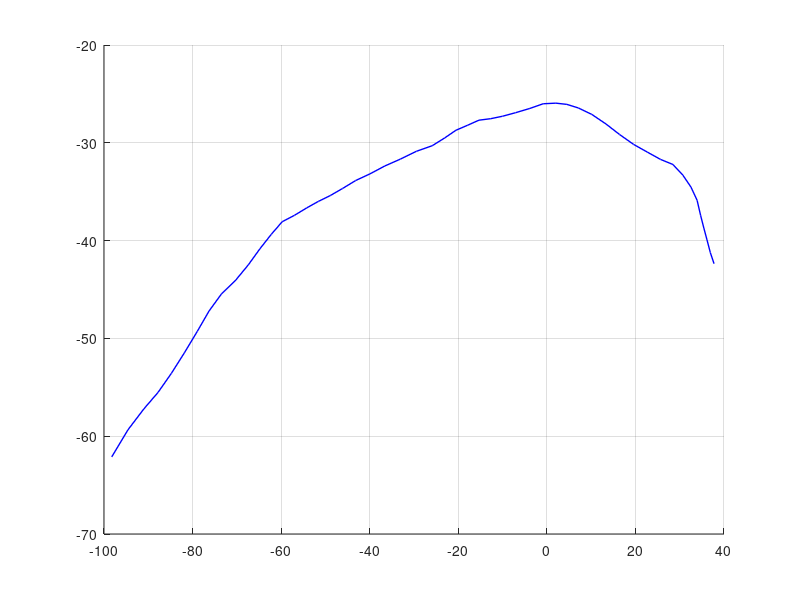

Recreate this plot in MATLAB. (Note: this script raises an error after producing the figure.)
close all
clear
% clc
dbstop if error

rng('default')

plot_enable = true;

%% Parameters of multi-object dynamic model

%choose a scenario
%scenario 1: targets are born from four seperated locations and move
%randomly
%scenario 2: ten targets are born from seperated locations; they first move
%close to each other and then seperate
scenario = 1;

%survival probability
Ps = 0.99;

%Target kinematic state [x-position,y-position,x-velocity,y-velocity]
%Target extent state [orientation,semi-axis length 1,semi-axis length 2]

%Parameters of a nearly constant velocity motion model
%kinematic state dimension
dxr = 4;
%time interval
Ts = 1;
%transition matrix for kinematic state
Ar = [1 0 Ts 0;
    0 1 0 Ts;
    0 0 1 0;
    0 0 0 1];
%process noise
q = 0.09;
%process noise covariance matrix for kinematic state
Cwr = q*[Ts^3/3 0      Ts^2/2 0;
    0      Ts^3/3 0      Ts^2/2;
    Ts^2/2 0      Ts     0;
    0      Ts^2/2 0      Ts];
%measurement rate parameter used for prediction of gamma distribution
eta = 1.2;
%forgetting factor used for prediction of inverse-Wishart distribution
tau = 20;

%struct representation
motionmodel.Ps = Ps;
motionmodel.Ts = Ts;
motionmodel.dxr = dxr;
motionmodel.Ar = Ar;
motionmodel.Cwr = Cwr;
motionmodel.eta = eta;
motionmodel.tau = tau;

if scenario == 1
    %Poisson birth model with Gaussian mixture intensity
    %number of Gaussian components
    b_nG = 4;
    %Poisson intensity
    birthmodel = repmat(struct('w',log(0.25),'xr',[],'Cr',diag([10 10 2 2])^2,...
        'V',[],'v',100,'alpha',1000,'beta',100),b_nG,1);
    %specify kinematic state (x-position,y-position,x-velocity,y_velocity)
    birthmodel(1).xr = [50 50 0 0]';
    birthmodel(2).xr = [-50 50 0 0]';
    birthmodel(3).xr = [-50 -50 0 0]';
    birthmodel(4).xr = [50 -50 0 0]';
    %specify extent state (orientation,two axis lengths)
    birthmodel(1).V = (100+6)*diag([1 1])^2;
    birthmodel(2).V = (100+6)*diag([1 1])^2;
    birthmodel(3).V = (100+6)*diag([1 1])^2;
    birthmodel(4).V = (100+6)*diag([1 1])^2;
    %Poisson birth rate
    b_lambda = sum(exp([birthmodel.w]));
elseif scenario == 2
    birthmodel = struct('w',log(0.25),'xr',[-100,-100,0,0]','Cr',diag([100 100 4 4])^2,...
        'V',(100+6)*diag([1 1]),'v',100,'alpha',1000,'beta',100);
end

%% Parameters of multi-object measurement model

if scenario == 1
    %detection probability
    Pd = 0.9;
    %Poisson clutter rate
    c_lambda = 60;
elseif scenario == 2
    Pd = 0.3;
    c_lambda = 100;
end

%surveillance area
range_x = [-200 200];
range_y = [-200 200];
%uniform distributed clutter density
c_pdf = 1/(range_x(2)-range_x(1))/(range_y(2)-range_y(1));
%Poisson clutter intensity
c_intensity = c_lambda*c_pdf;

%Parameters of a linear Gaussian measurement model
%measurement dimension
dz = 2;
%observation matrix
H = [1 0 0 0;
    0 1 0 0];
%covariance of the multiplicative noise
Ch = diag([1/4 1/4]);
%covariance of the measurement noise
Cv = diag([1/8 1/8]);

%struct representation
measmodel.dz = dz;
measmodel.H = H;
measmodel.Ch = Ch;
measmodel.Cv= Cv;
measmodel.Pd = Pd;
measmodel.c_intensity = c_intensity;

%% Generating ground truth

if scenario == 1
    %total time steps
    T = 100;
    
    %create memory to store ground truth
    %birth time, death time, target state
    gt = struct('x_bt',[],'x_dt',[],'x_lambda',[],'xr',[],'X',[]);
    
    %number of targets
    nt = 0;
    for i = 1:T-1
        %sample the number of newborn targets
        nb = poissrnd(b_lambda);
        %for the first time step, make sure that at least one target is born
        if i == 1 && nb == 0
            nb = 1;
        end
        for j = 1:nb
            %number of targets increases by 1
            nt = nt + 1;
            %sample a Gaussian component in the Poisson birth intensity
            b_idx = find(rand < cumsum([0 exp([birthmodel.w])]/b_lambda),1) - 1;
            %sample an initial target state
            gt(nt).x_bt = i;
            gt(nt).x_dt = i;
            %assume fixed Poisson rate
            gt(nt).x_lambda = gamrnd(birthmodel(b_idx).alpha,1/birthmodel(b_idx).beta);
            gt(nt).xr = mvnrnd(birthmodel(b_idx).xr',birthmodel(b_idx).Cr)';
            gt(nt).X = iwishrnd(birthmodel(b_idx).V,birthmodel(b_idx).v-3);
        end
        %generate target trajectory for all the newborn targets
        for j = 1:nt
            %termintate the trajectory if the target dies or moves out of the
            %surveillance area
            %also assumes that no target dies if there is only one
            if (rand < Ps || nt==1) && gt(j).xr(1,end) >= range_x(1) ...
                    && gt(j).xr(1,end) <= range_x(2) ...
                    && gt(j).xr(2,end) >= range_y(1) ...
                    && gt(j).xr(2,end) <= range_y(2) && gt(j).x_dt == i
                gt(j).x_dt = i+1;
                gt(j).x_lambda = [gt(j).x_lambda gt(j).x_lambda(end)];
                %add motion noise when generating trajectory
                gt(j).xr = [gt(j).xr mvnrnd((Ar*gt(j).xr(:,end))',Cwr)'];
                gt(j).X = cat(3,gt(j).X,gt(j).X(:,:,end));
            end
        end
    end
elseif scenario == 2
    %trajectories are generated by propagating targets forward and backward
    %from six closely spaced targets states at the mid of the scene at half
    %time
    
    %total time steps
    T = 101;
    
    %number of targets
    nt = 26;
    %specify birth time and death time
    birth_time = 1:2:51;%[1,6,11,16,21,26,31,36,41,46];
    death_time = 51:2:101;%[56,61,66,71,76,81,86,91,96,101];
    %construct trajectory
    for i = 1:nt
        gt(i).x_bt = birth_time(i);
        gt(i).x_dt = death_time(i);
        tra_len = death_time(i)-birth_time(i)+1;
        gt(i).x_lambda = gamrnd(birthmodel.alpha,1/birthmodel.beta)*ones(1,tra_len);
        gt(i).X = repmat(iwishrnd(birthmodel.V,birthmodel.v-3),[1,1,tra_len]);
        %specify target state at time 50
        gt(i).xr = zeros(dxr,tra_len);
        mid_time = 52-birth_time(i);
        gt(i).xr(:,mid_time) = diag([6,6,0,0])*randn(dxr,1) + [0;0;3;3];
        %propagate backward
        j_idx = flip(1:mid_time-1);
        for j = 1:mid_time-1
            gt(i).xr(:,j_idx(j)) = mvnrnd((Ar\gt(i).xr(:,j_idx(j)+1))',Cwr)';
        end
        %propagate forward
        for j = mid_time+1:tra_len
            gt(i).xr(:,j) = mvnrnd((Ar*gt(i).xr(:,j-1))',Cwr)';
        end
    end
    
end

%cardinality of multi-target states
card = zeros(T,1);
for i = 1:T
    for j = 1:nt
        if gt(j).x_bt <= i && gt(j).x_dt >= i
            card(i) = card(i) + 1;
        end
    end
end

%% Plot ground truth

if plot_enable
    figure
    grid on
    hold on
    for i = 1:nt
        %plot trajectory
        gt_ks_plot = plot(gt(i).xr(1,:),gt(i).xr(2,:),'b','linewidth',1);
        %plot extent for every 5 time steps
        for j = 1:4:(gt(i).x_dt - gt(i).x_bt + 1)
            gt_es_plot = plot_extent_iw(gt(i).xr(1:2,j),gt(i).X(:,:,j),'-','r',1);
        end
    end
    xlim(range_x)
    ylim(range_y)
    xlabel('x (m)')
    ylabel('y (m)')
    legend([gt_ks_plot, gt_es_plot], {'Target trajectory','Target extent'});

end

%% Generate measurements

Z = cell(T,1);
%target-generated measurements
for i = 1:nt
    for t = gt(i).x_bt:gt(i).x_dt
        %generate measurements only if the target is detected
        %no misdetection at time 1
        if rand < Pd || t == 1
            nz = poissrnd(gt(i).x_lambda(t-gt(i).x_bt+1));
            Z{t} = [Z{t} mvnrnd(gt(i).xr(1:2,t-gt(i).x_bt+1)',...
                Ch*gt(i).X(:,:,t-gt(i).x_bt+1)+Cv,nz)'];
        end
    end
end

%append clutter
for i = 1:T
    nz = poissrnd(c_lambda);
    zx = rand(nz,1)*(range_x(2)-range_x(1)) + range_x(1);
    zy = rand(nz,1)*(range_y(2)-range_y(1)) + range_y(1);
    Z{i} = [Z{i} [zx zy]'];
end

%% Run filter

%paramter setting

%gate size in probability
paras.gating.Pg = 0.999;
paras.gating.size = chi2inv(paras.gating.Pg,dz);
%hyperparameters in DBSCAN
paras.dbscan.max_dist = 5;
paras.dbscan.min_dist = 0.1;
paras.dbscan.grid_dist = 0.1;
%data association algorithm
%method 1: Murty's algorithm
%method 2: Gibbs sampling
paras.data_assoc = 1;
%number of iterations in Gibbs sampling
paras.gibbs = 100;

%whether to use multi-Bernoulli birth model (the default is ppp birth)
paras.mb_birth = false;

%pruning threshold for global hypotheses
paras.pruning.w = log(1e-2);
%pruning threshold for ppp intensity
paras.pruning.ppp = log(1e-3);
%merging threshold for ppp intensity
paras.merging.ppp = 2;
%cap of global hypotheses
paras.cap.w = 100;
%pruning threshold for Bernoulli
paras.pruning.r = 1e-3;
%whether to perform recycling
paras.recycle = true;
if paras.mb_birth
    paras.recycle = false;
end
if paras.recycle
    paras.pruning.r = 1e-1;
end

%whether to perform MB approximation
paras.mb_approx = false;
%M-best assignments in Murty
paras.M = 20;
%MB approximation methods
%method 1: track-oriented merging
%method 2: SJPDA type merging
%method 3: LP merging
paras.mb_merge = 1;

%two different ways to initiate new tracks
%1: initiate a new track for each measurement
%2: initiate a new track for each cluster (this one is only valid for
%track-oriented merging)
paras.new_track_init = 1;

%convergence threshold for variational approximation
paras.vb_threshold = 1e-2;

%estimator to extract multi-target state
%estimator 1: extract state from global hypothesis with the highest weight
%and Bernoulli components with large enough probability of existence
%estimator 2: MAP cardinality estimator
%threshold to extract state estimate from Bernoulli
paras.estimator = 2;
paras.estimate.r = 0.5;

%parameters of GOSPA metric
gospa.p = 1;
gospa.c = 20;
gospa.alpha = 2;

%initialisation parameters
if ~paras.mb_birth
    %global hypothesis weight in logarithm
    mbm.w = 0;
    %global hypothesis look-up table
    mbm.table = zeros(1,0);
    %local hypothesis trees (collections of single target hypotheses)
    mbm.track = cell(0,1);
    %each Bernoulli is parameterised by 1) existence probability r, 2) mean and
    %covariance of the kinematic state xr, Cr, 3) parameters of the
    %extent state V, v, 4) parameters of gamma distribution alpha, beta.
    %PPP for undetected targets, initialised using birth model
    ppp = birthmodel;
else
    %initial setting for multi-Bernoulli birth model
    mbm.w = 0;
    nb = length(birthmodel);
    mbm.table = ones(1,nb);
    mbm.track = cell(nb,1);
    for i = 1:nb
        mbm.track{i}.r = exp(birthmodel(i).w);
        mbm.track{i}.xr = birthmodel(i).xr;
        mbm.track{i}.Cr = birthmodel(i).Cr;
        mbm.track{i}.V = birthmodel(i).V;
        mbm.track{i}.v = birthmodel(i).v;
        mbm.track{i}.alpha = birthmodel(i).alpha;
        mbm.track{i}.beta = birthmodel(i).beta;
    end
end

%memory to store state estimate
est = cell(T,1);
card_est = zeros(T,1);
t_elapsed = zeros(T,1);
%recursive Bayesian estimation
fprintf('Time step: ')
for t = 1:T
    
    fprintf('%d ',t)
    tic
    
    %ellipsoidal gating for detected targets
    %use a boolean vector to store the gating result of each local
    %hypothesis
    gating_matrix_d = cellfun(@(x) cell2mat(arrayfun(@(x) ...
        ellips_gating(x,Z{t},measmodel,paras.gating.size),...
        x,'uniformoutput',false)),mbm.track,'uniformoutput',false);
    
    if ~paras.mb_birth
        %ellipsoidal gating for undetected targets
        %use a boolean vector to store the gating result of each component
        gating_matrix_u = cell2mat(arrayfun(@(x) ...
            ellips_gating(x,Z{t},measmodel,paras.gating.size),...
            ppp,'uniformoutput',false)');
    end
    
    %remove unused measurements according to the gating result
    %gating result of all targets
    %number of tracks
    n_track = length(mbm.track);
    if paras.mb_birth
        gating = logical(sum(cell2mat(gating_matrix_d'),2));
    else
        if n_track > 0
            gating = logical(sum(gating_matrix_u,2) + ...
                sum(cell2mat(gating_matrix_d'),2));
        else
            gating = logical(sum(gating_matrix_u,2));
        end
    end
    
    %used measurements
    W = Z{t}(:,gating);
    %number of measurements after gating
    nm = size(W,2);
    
    %reconstruct gating matrix
    gating_matrix_d = ...
        cellfun(@(x) x(gating,:),gating_matrix_d,'uniformoutput',false);
    if ~paras.mb_birth
        gating_matrix_u = gating_matrix_u(gating,:);
    end
    %use DBSCAN to obtain multiple partitions
    partitions = gen_partitions(W,paras.dbscan,n_track);
    %number of partitions
    np = length(partitions);
    
    %find all the unique clusters in all measurement partitions
    [clusters,IA,IC] = unique(cell2mat(partitions')','rows');
    clusters = clusters';
    n_clusters = length(IA);
    %reconstruct partitions to let it contain indices of clusters
    nc_p = cellfun(@(x) size(x,2),partitions);
    partitions_indices = cell(np,1);
    idx = 0;
    for i = 1:np
        partitions_indices{i} = IC(idx+1:idx+nc_p(i));
        idx = idx + nc_p(i);
    end
    
    bern_new = repmat(struct('r',0,'xr',zeros(dxr,1),'Cr',ones(dxr,dxr),...
        'V',zeros(2,2),'v',0,'alpha',1,'beta',1),1,n_clusters);
    lik_new = zeros(n_clusters,1);
    if paras.mb_birth
        for c = 1:n_clusters
            lik_new(c) = sum(clusters(:,c))*log(measmodel.c_intensity);
        end
    else
        for c = 1:n_clusters
            %check if the cth cluster is in the gate of any ppp components
            ppp_idx = sum(gating_matrix_u-clusters(:,c)<0) == 0;
            if any(ppp_idx)
                [lik_new(c),bern_new(c)] = ...
                    ppp_upd(ppp(ppp_idx),W(:,clusters(:,c)),measmodel);
            else
                %if not, they are all clutter
                lik_new(c) = sum(clusters(:,c))*log(measmodel.c_intensity);
            end
        end
    end
    
    %create updated single target hypotheses for detected targets
    %number of single target hypotheses per track
    n_local_hypo = cellfun('length',mbm.track);
    tracks_upd = cell(n_track,1);
    for i = 1:n_track
        tracks_upd{i} = cell(n_local_hypo(i),1);
        for j = 1:n_local_hypo(i)
            %misdetection for the jth single target hypothesis under the
            %ith local hypothesis tree
            [l_missed,bern_missed] = bern_miss(mbm.track{i}(j),measmodel);
            tracks_upd{i}{j}.c = 0;
            tracks_upd{i}{j}.lik = l_missed;
            tracks_upd{i}{j}.bern = bern_missed;
            %measurement update for the jth single target hypothesis under
            %the ith local hypothesis tree
            for c = 1:n_clusters
                %check if the cth cluster is in the gate of the
                %corresponding single target hypothesis
                if sum(gating_matrix_d{i}(:,j)-clusters(:,c)<0) == 0
                    [l_upd,bern_updated] = ...
                        bern_upd(mbm.track{i}(j),W(:,clusters(:,c)),measmodel);
                    tracks_upd{i}{j}.c(end+1) = c;
                    tracks_upd{i}{j}.lik(end+1) = l_upd;
                    tracks_upd{i}{j}.bern(end+1) = bern_updated;
                end
            end
        end
    end
    
    if (paras.new_track_init == 2) && paras.mb_approx || paras.mb_birth
        tracks_new = cell(n_clusters,1);
        for c = 1:n_clusters
            tracks_new{c}.c = [0 c];
            tracks_new{c}.lik = [0 lik_new(c)];
            tracks_new{c}.bern = struct('r',0,'xr',zeros(dxr,1),'Cr',...
                ones(dxr,dxr),'V',zeros(2,2),'v',0,'alpha',1,'beta',1);
            tracks_new{c}.bern = [tracks_new{c}.bern bern_new(c)];
        end
    else
        %create updated single target hypotheses for the first detection of
        %undetected targets
        tracks_new = cell(nm,1);
        for i = 1:nm
            %create single target hypothesis for non-existent target
            tracks_new{i}.c = 0;
            tracks_new{i}.lik = 0;
            tracks_new{i}.bern = struct('r',0,'xr',zeros(dxr,1),'Cr',...
                ones(dxr,dxr),'V',zeros(2,2),'v',0,'alpha',1,'beta',1);
        end
        for c = 1:n_clusters
            %create new single target hypothesis
            idx = find(clusters(:,c),1,'last');
            tracks_new{idx}.c = [tracks_new{idx}.c c];
            tracks_new{idx}.lik = [tracks_new{idx}.lik lik_new(c)];
            tracks_new{idx}.bern = [tracks_new{idx}.bern bern_new(c)];
        end
    end
    
    %reset m to the number of new tracks
    m = length(tracks_new);
    
    %update local hypothesis trees
    mbm_upd.track = cell(n_track+m,1);
    for i = 1:n_track
        idx = 0;
        for j = 1:length(tracks_upd{i})
            mbm_upd.track{i} = [mbm_upd.track{i} tracks_upd{i}{j}.bern];
            %use an extra variable to record the index of each new single
            %target hypothesis in local hypothesis tree i
            n_ij = length(tracks_upd{i}{j}.c);
            tracks_upd{i}{j}.idx = (1:n_ij) + idx;
            idx = idx + n_ij;
        end
    end
    for i = 1:m
        mbm_upd.track{n_track+i,1} = tracks_new{i}.bern;
    end
    
    %data association for each global association hypothesis
    mbm_upd.w = [];
    mbm_upd.table = zeros(0,n_track+m);
    A = length(mbm.w);
    for a = 1:A
        a_indices = mbm.table(a,:);
        costs_temp = 0;
        for j = 1:n_track
            if a_indices(j) > 0
                single_hypo = tracks_upd{j}{a_indices(j)};
                costs_temp = costs_temp + single_hypo.lik(1);
            end
        end
        %if there is no measurement partition, all the targets are
        %misdetected
        if n_clusters==0
            table_upd = zeros(1,n_track+m);
            w_upd = 0;
            for j = 1:n_track
                if a_indices(j) > 0
                    table_upd(1,j) = tracks_upd{j}{a_indices(j)}.idx(1);
                    w_upd = w_upd + tracks_upd{j}{a_indices(j)}.lik(1);
                end
            end
            for j = n_track+1:n_track+m
                table_upd(1,j) = 1;
            end
            mbm_upd.w = [mbm_upd.w;w_upd + mbm.w(a)];
            mbm_upd.table = [mbm_upd.table;table_upd];
        end
        %go through each measurement partition
        for p = 1:np
            %find all the clusters under this partition
            p_idx = partitions_indices{p};
            %number of clusters under this partition
            p_n = length(p_idx);
            %construct cost matrix
            C = inf(p_n,n_track+m);
            for j = 1:n_track
                if a_indices(j) > 0
                    single_hypo = tracks_upd{j}{a_indices(j)};
                    %set cost for detected targets
                    [LIA,LOCB] = ismember(single_hypo.c,p_idx);
                    C(LOCB(LOCB>0),j) = -single_hypo.lik(LIA)' + single_hypo.lik(1);
                end
            end
            %set cost for undetected targets
            for j = n_track+1:n_track+m
                single_hypo = tracks_new{j-n_track};
                [LIA,LOCB] = ismember(single_hypo.c,p_idx);
                C(LOCB(LOCB>0),j) = -single_hypo.lik(LIA)';
            end
            
            %find columns of C that contain finite entries
            idx = find(sum(isfinite(C),1) > 0);
            C = C(:,idx);
            if paras.data_assoc == 1
                %find M-best assignments using Murty's algorithm
                [assignments,~,costs] = kBest2DAssign(C,ceil(paras.M*exp(mbm.w(a))));
                assignments = assignments';
                costs = costs';
            elseif paras.data_assoc == 2
                %find M-best assignments using Gibbs sampling
                [assignments,costs] = assign2DByGibbs(C,...
                    paras.gibbs,paras.M);
            end
            %number of assignments
            n_a = size(assignments,1);
            %restore track indices
            for i = 1:n_a
                assignments(i,:) = idx(assignments(i,:));
            end
            
            table_upd = zeros(n_a,n_track+m);
            %update the glocal hypothesis look-up table and weight
            for i = 1:n_a
                %go through each association in a given assignment
                for j = 1:p_n
                    %check if detected targets or undetected targets
                    assoc = assignments(i,j);
                    if assoc <= n_track
                        %find the index of the corresponding cluster
                        table_upd(i,assoc) = tracks_upd{assoc}...
                            {a_indices(assoc)}.idx(tracks_upd{assoc}...
                            {a_indices(assoc)}.c == p_idx(j));
                    else
                        %find the index of the corresponding cluster
                        table_upd(i,assoc) = ...
                            find(tracks_new{assoc-n_track}.c == p_idx(j),1);
                    end
                end
                %go through each unassociated track
                unassign = true(n_track+m,1);
                unassign(assignments(i,:)) = false;
                unassign = find(unassign);
                for j = 1:length(unassign)
                    if unassign(j) <= n_track
                        temp = a_indices(unassign(j));
                        if temp > 0
                            table_upd(i,unassign(j)) = ...
                                tracks_upd{unassign(j)}{temp}.idx(1);
                        else
                            table_upd(i,unassign(j)) = 0;
                        end
                    else
                        table_upd(i,unassign(j)) = 1;
                    end
                end
            end
            
            %when computing the global hypothesis weight, assume that each
            %measurement partition is equal likely, i.e., uniform
            %distributed
            mbm_upd.w = [mbm_upd.w;-costs'+costs_temp+mbm.w(a)];
            mbm_upd.table = [mbm_upd.table;table_upd];
        end
    end
    
    %normalise global hypothesis weight
    mbm_upd.w = normalizeLogWeights(mbm_upd.w);
    %prune updated global hypotheses with small weights
    [mbm_upd_w,order] = sort(exp(mbm_upd.w),'descend');
    pos = find(cumsum(mbm_upd_w)>=1-exp(paras.pruning.w),1);
    mbm_upd.w = mbm_upd.w(order(1:pos));
    mbm_upd.table = mbm_upd.table(order(1:pos),:);
    mbm_upd.w = normalizeLogWeights(mbm_upd.w);
    if ~paras.mb_approx
        %cap the number of global hypotheses
        if length(mbm_upd.w) > paras.cap.w
            [~,idx] = sort(mbm_upd.w,'descend');
            mbm_upd.w = mbm_upd.w(idx(1:paras.cap.w));
            mbm_upd.w = normalizeLogWeights(mbm_upd.w);
            mbm_upd.table = mbm_upd.table(idx(1:paras.cap.w),:);
        end
    end
    
    %remove single target hypotheses with small probability of existence
    for i = 1:length(mbm_upd.track)
        if paras.mb_birth
            idx = find(([mbm_upd.track{i}.r] < paras.pruning.r) | ...
                ([mbm_upd.track{i}.alpha]./[mbm_upd.track{i}.beta] < 1) | ...
                ([mbm_upd.track{i}.v] < 7));
        else
            idx = find(([mbm_upd.track{i}.r] < exp(paras.pruning.ppp)) | ...
                ([mbm_upd.track{i}.alpha]./[mbm_upd.track{i}.beta] < 1) | ...
                ([mbm_upd.track{i}.v] < 7));
        end
        for j = 1:length(idx)
            mbm_upd.table(mbm_upd.table(:,i) == idx(j),i) = 0;
        end
        %re-index
        idx_0 = mbm_upd.table(:,i) > 0;
        [idx,~,temp] = unique(mbm_upd.table(idx_0,i));
        mbm_upd.table(idx_0,i) = temp;
        mbm_upd.track{i} = mbm_upd.track{i}(idx);
    end
    %remove empty track
    idx = ~cellfun('isempty',mbm_upd.track);
    mbm_upd.track = mbm_upd.track(idx);
    mbm_upd.table = mbm_upd.table(:,idx);
    if isempty(mbm_upd.table)
        mbm_upd.table = zeros(1,0);
        mbm_upd.track = cell(0,1);
        mbm_upd.w = 0;
    end
    
    %merge rows of global hypothesis look-up table that are the same
    if length(mbm_upd.w) > 1
        [mbm_upd.table,~,IC] = unique(mbm_upd.table,'rows');
        n_a = size(mbm_upd.table,1);
        temp = zeros(n_a,1);
        for i = 1:n_a
            [~,temp(i)] = normalizeLogWeights(mbm_upd.w(IC==i));
        end
        mbm_upd.w = temp;
    end
    
    %misdetection update of ppp
    if ~paras.mb_birth
        ppp = ppp_miss(ppp,measmodel);
    end
    
    %number of global hypotheses and tracks
    n_mb = size(mbm_upd.table,1);
    
    %%%%%%%%%%%%%%%%%%%%%%%%%%%%%%%%%%%%%%%%%%%%%%%%%%%%%%%%%%%%%%%%%%%%%%%
    if paras.mb_approx && n_mb > 1
        %find tracks with only one single target hypothesis being included
        %in any of the global hypotheses
        idx = sum(mbm_upd.table - 1,1) ~= 0;
        mbm_upd.track = [mbm_upd.track(idx);mbm_upd.track(~idx)];
        mbm_upd.table = [mbm_upd.table(:,idx) mbm_upd.table(:,~idx)];
        
        %track-oriented merging
        %number of tracks with conflicts
        n_track_t = length(idx);
        for i = 1:n_track_t
            %compute marginal probability that the single target hypothesis
            %in track i is included in the global hypothesis
            c = unique(mbm_upd.table(:,i));
            c = c(c>0);
            lc = length(c);
            w_margin = zeros(lc,1);
            for j = 1:lc
                %find all the global hypotheses that contain this single
                %target hypothesis and compute the log sum of the weights
                [~,log_sum_w] = normalizeLogWeights(mbm_upd.w(mbm_upd.table(:,i)==c(j)));
                %also take into account the probability of existence
                w_margin(j) = log_sum_w + log(mbm_upd.track{i}(c(j)).r);
            end
            %perform moment matching
            [w_margin_n,log_sum_w] = normalizeLogWeights(w_margin);
            mb_approx(i).r = exp(log_sum_w);
            [mb_approx(i).xr,mb_approx(i).Cr] = ...
                kinematic_merge(mbm_upd.track{i},w_margin_n);
            [mb_approx(i).V,mb_approx(i).v] = ...
                extent_merge(mbm_upd.track{i},w_margin_n);
            [mb_approx(i).alpha,mb_approx(i).beta] = ...
                gamma_merge(mbm_upd.track{i},w_margin_n);
        end
        
        if paras.mb_merge == 1 || n_track_t < 2
            %track-oriented merging
            for i = 1:n_track_t
                mbm_upd.track{i} = mb_approx(i);
            end
        elseif paras.mb_merge == 2 && n_track_t > 1
            %initialized using the result of track-oriented merging
            %only need to consider track with more than one single target
            %hypothesis
            bern0 = struct('r',0,'xr',zeros(dxr,1),...
                'Cr',ones(dxr,dxr),'V',zeros(2,2),'v',0,...
                'alpha',1,'beta',1);
            mbm_hypo = repmat(bern0,[n_mb,n_track_t]);
            for i = 1:n_mb
                for j = 1:n_track_t
                    if mbm_upd.table(i,j) > 0
                        mbm_hypo(i,j) = mbm_upd.track{j}(mbm_upd.table(i,j));
                    end
                end
            end
            nh = cellfun('length',mbm_upd.track(1:n_track_t));
            
            %iterative optimization
            C_optimal = inf;
            mb_hat = mb_approx;
            while(1)
                Cmin = zeros(n_mb,1);
                assignment_mb = zeros(n_track_t,n_mb);
                
                Ch = cell(n_track_t,n_track_t);
                for k = 1:n_track_t
                    for i = 1:n_track_t
                        Cht = zeros(nh(i),1);
                        for j = 1:nh(i)
                            Cht(j) = bern_cross_entropy(mbm_upd.track{i}(j),mb_hat(k));
                        end
                        Ch{k,i} = Cht;
                    end
                end
                
                for i = 1:n_mb
                    %construct cost matrix with columns corresponding
                    %to Bernoullis components in the ith MB and rows
                    %corresponding to the approximated Bernoullis
                    C = zeros(n_track_t,n_track_t);
                    for j = 1:n_track_t
                        for k = 1:n_track_t
                            if mbm_upd.table(i,j) == 0
                                C(k,j) = bern_cross_entropy(bern0,mb_hat(k));
                            else
                                C(k,j) = Ch{k,j}(mbm_upd.table(i,j));
                            end
                        end
                    end
                    %find the optimal assignment, assignment_mb(j,i)
                    %means that the jth approximated Bernoulli should
                    %be merged using the assignment_mb(j,i)th Bernoulli
                    %in the ith MB
                    [assignment_mb(:,i),~,Cmin(i)] = assign2D(C);
                end
                %check the columns of assignment_mb, if they are all of
                %the form 1:n_b, then the iterative optimization
                %converges
                if ~any(assignment_mb - (1:n_track_t)')
                    break;
                else
                    C_hat = Cmin'*exp(mbm_upd.w);
                    if C_optimal-C_hat < paras.vb_threshold
                        break;
                    else
                        C_optimal = C_hat;
                    end
                end
                %if not converged, perform merging to construct new
                %mb_hat
                for j = 1:n_track_t
                    w_margin = zeros(n_mb,1);
                    bern = repmat(bern0,[1,n_mb]);
                    for i = 1:n_mb
                        w_margin(i) = mbm_upd.w(i) + ...
                            log(mbm_hypo(i,assignment_mb(j,i)).r);
                        bern(i) = mbm_hypo(i,assignment_mb(j,i));
                    end
                    [w_margin_n,log_sum_w] = normalizeLogWeights(w_margin);
                    %note that each MB may contain Bernoullis with zero
                    %probability of existence with unvalid pdf. The
                    %merging of these Bernoullis will of course be a
                    %Bernoulli with zero probability of existence
                    if isnan(w_margin_n)
                        mb_hat(j) = bern0;
                    else
                        mb_hat(j).r = exp(log_sum_w);
                        [mb_hat(j).xr,mb_hat(j).Cr] = kinematic_merge(bern,w_margin_n);
                        [mb_hat(j).V,mb_hat(j).v] = extent_merge(bern,w_margin_n);
                        [mb_hat(j).alpha,mb_hat(j).beta] = gamma_merge(bern,w_margin_n);
                    end
                end
            end
            for i = 1:n_track_t
                mbm_upd.track{i} = mb_hat(i);
            end
            
        elseif paras.mb_merge == 3 && n_track_t > 1
            %initialized using the result of track-oriented merging
            %only need to consider track with more than one single target
            %hypothesis
            bern0 = struct('r',0,'xr',zeros(dxr,1),...
                'Cr',ones(dxr,dxr),'V',zeros(2,2),'v',0,...
                'alpha',1,'beta',1);
            nh = cellfun('length',mbm_upd.track(1:n_track_t))+1;
            bern_h = [];
            for i = 1:n_track_t
                bern_h = [bern_h bern0];
                bern_h = [bern_h mbm_upd.track{i}];
            end
            
            n_H = sum(nh);
            %construct constraints
            qhj = zeros(n_H,n_track_t);
            idxi = 0;
            for i = 1:n_track_t
                for j = 1:nh(i)
                    qhj(j+idxi,i) = sum(exp(mbm_upd.w((mbm_upd.table(:,i) == j-1))));
                end
                idxi = idxi + nh(i);
            end
            idx = sum(qhj,2)>0;
            bern_h = bern_h(idx);
            n_H = length(bern_h);
            qhj = qhj(idx,:);
            qj = sum(qhj,1)';
            qh = sum(qhj,2);
            
            %iterative optimization
            C_optimal = inf;
            mb_hat = mb_approx;
            while(1)
                %construct cost matrix
                C = zeros(n_H,n_track_t);
                for i = 1:n_H
                    for j = 1:n_track_t
                        C(i,j) = bern_cross_entropy(bern_h(i),mb_hat(j));
                    end
                end
                %solve the transportation problem
                [C_hat,q_hat] = LP_transport(C,qh,qj);
                %if q_hat and qhj are very similar, then the iterative
                %optimization converges
                if sum(sum(abs(q_hat-qhj))) < 1e-6
                    break;
                end
                if C_optimal-C_hat < paras.vb_threshold
                    break;
                else
                    C_optimal = C_hat;
                end
                %if not converged, perform merging to construct new
                %mb_hat
                for i = 1:n_track_t
                    mb_hat(i).r = [bern_h.r]*q_hat(:,i);
                    if mb_hat(i).r > 0
                        w_margin_n = log([bern_h.r]'.*q_hat(:,i)/mb_hat(i).r);
                        [mb_hat(i).xr,mb_hat(i).Cr] = kinematic_merge(bern_h,w_margin_n);
                        [mb_hat(i).V,mb_hat(i).v] = extent_merge(bern_h,w_margin_n);
                        [mb_hat(i).alpha,mb_hat(i).beta] = gamma_merge(bern_h,w_margin_n);
                    else
                        mb_hat(i) = bern0;
                    end
                end
            end
            for i = 1:n_track_t
                mbm_upd.track{i} = mb_hat(i);
            end
        end
        mbm_upd.w = 0;
        mbm_upd.table = ones(1,n_track_t);
        
        %recycle tracks with small probability of existence
        idx_logical = (cellfun(@(x) x.r, mbm_upd.track) >= paras.pruning.r) & ...
            (cellfun(@(x) x.alpha, mbm_upd.track)./...
            cellfun(@(x) x.beta, mbm_upd.track) > 1) & ...
            (cellfun(@(x) x.v, mbm_upd.track) > 7);
        if paras.recycle && (~paras.mb_birth)
            idx = find(~idx_logical);
            for j = 1:length(idx)
                ppp(end+1,1).w = log(mbm_upd.track{idx(j)}.r);
                ppp(end,1).xr = mbm_upd.track{idx(j)}.xr;
                ppp(end,1).Cr = mbm_upd.track{idx(j)}.Cr;
                ppp(end,1).V = mbm_upd.track{idx(j)}.V;
                ppp(end,1).v = mbm_upd.track{idx(j)}.v;
                ppp(end,1).alpha = mbm_upd.track{idx(j)}.alpha;
                ppp(end,1).beta = mbm_upd.track{idx(j)}.beta;
            end
        end
        %delete these single target hypotheses
        mbm_upd.track = mbm_upd.track(idx_logical);
        mbm_upd.table = mbm_upd.table(idx_logical);
        if isempty(mbm_upd.table)
            mbm_upd.table = zeros(1,0);
            mbm_upd.track = cell(0,1);
            mbm_upd.w = 0;
        end
        
        %%%%%%%%%%%%%%%%%%%%%%%%%%%%%%%%%%%%%%%%%%%%%%%%%%%%%%%%%%%%%%%%%%%%%%%
    else
        %recycle single target hypotheses with small probability of existence
        for i = 1:length(mbm_upd.track)
            idx = find(([mbm_upd.track{i}.r] < paras.pruning.r) | ...
                ([mbm_upd.track{i}.alpha]./[mbm_upd.track{i}.beta] < 1) | ...
                ([mbm_upd.track{i}.v] < 7));
            %for each single target hypothesis to be recycled, find global
            %hypotheses that include it
            for j = 1:length(idx)
                temp = mbm_upd.table(:,i)==idx(j);
                mbm_upd.table(temp,i) = 0;
                if paras.recycle && (~paras.mb_birth)
                    [~,log_sum_w] = normalizeLogWeights(mbm_upd.w(temp));
                    ppp(end+1,1).w = log_sum_w+log(mbm_upd.track{i}(idx(j)).r);
                    ppp(end,1).xr = mbm_upd.track{i}(idx(j)).xr;
                    ppp(end,1).Cr = mbm_upd.track{i}(idx(j)).Cr;
                    ppp(end,1).V = mbm_upd.track{i}(idx(j)).V;
                    ppp(end,1).v = mbm_upd.track{i}(idx(j)).v;
                    ppp(end,1).alpha = mbm_upd.track{i}(idx(j)).alpha;
                    ppp(end,1).beta = mbm_upd.track{i}(idx(j)).beta;
                end
            end
            %delete these single target hypotheses
            %re-index
            idx_0 = mbm_upd.table(:,i) > 0;
            [idx,~,temp] = unique(mbm_upd.table(idx_0,i));
            mbm_upd.table(idx_0,i) = temp;
            mbm_upd.track{i} = mbm_upd.track{i}(idx);
        end
        %remove empty track
        idx = ~cellfun('isempty',mbm_upd.track);
        mbm_upd.track = mbm_upd.track(idx);
        mbm_upd.table = mbm_upd.table(:,idx);
        if isempty(mbm_upd.table)
            mbm_upd.table = zeros(1,0);
            mbm_upd.track = cell(0,1);
            mbm_upd.w = 0;
        end
        
        %merge rows of global hypothesis look-up table that are same
        if length(mbm_upd.w) > 1
            [mbm_upd.table,~,IC] = unique(mbm_upd.table,'rows');
            n_a = size(mbm_upd.table,1);
            temp = zeros(n_a,1);
            for i = 1:n_a
                [~,temp(i)] = normalizeLogWeights(mbm_upd.w(IC==i));
            end
            mbm_upd.w = temp;
        end
    end
    
    if ~paras.mb_birth
        %remove ppp components with small weights
        idx = ([ppp.w] > paras.pruning.ppp) & ([ppp.alpha]./[ppp.beta] > 1) & ([ppp.v] > 7);
        ppp = ppp(idx);
        if ~paras.mb_approx
            %merge similar ppp components
            ppp = mixtureReduction(ppp,paras.merging.ppp);
        end
    end
    
    %multi-target state estimation
    if paras.estimator == 1
        %find the global hypothesis with the highest weight
        [~,I] = max(mbm_upd.w);
        est{t}.xr = zeros(dxr,0);
        est{t}.X = zeros(2,2,0);
        if ~isempty(mbm_upd.table)
            hypo_best = mbm_upd.table(I,:);
            for i = 1:length(hypo_best)
                if mbm_upd.table(I,i) > 0
                    %extract state estimate from Bernoulli component with large
                    %enough probability of existence
                    if mbm_upd.track{i}(mbm_upd.table(I,i)).r > paras.estimate.r
                        card_est(t) = card_est(t) + 1;
                        est{t}.xr = [est{t}.xr mbm_upd.track{i}(mbm_upd.table(I,i)).xr];
                        est{t}.X = cat(3,est{t}.X,...
                            mbm_upd.track{i}(mbm_upd.table(I,i)).V...
                            /(mbm_upd.track{i}(mbm_upd.table(I,i)).v-6));
                    end
                end
            end
        end
        est{t}.card = size(est{t}.xr,2);
    elseif paras.estimator == 2
        %compute the cardinality distribution
        [n_a,n_track] = size(mbm_upd.table);
        card_dist = zeros(1,n_track+1);
        pcard = zeros(n_a,n_track+1);
        for i = 1:n_a
            r = [];
            for j = 1:n_track
                if mbm_upd.table(i,j) > 0
                    r = [r mbm_upd.track{j}(mbm_upd.table(i,j)).r];
                end
            end
            if ~isempty(r)
                %avoid numerical underflow
                r(r>1-1e-6) = 1-1e-6;
                pcard(i,1:length(r)+1) = prod(1-r)*poly(-r./(1-r));
            end
            card_dist = card_dist + pcard(i,:)*exp(mbm_upd.w(i));
        end
        %obtain the maximum cardinality
        [~,card_max] = max(card_dist);
        %find the global hypothesis with the highest weight and the same
        %MAP cardinality estimate
        [~,a_best] = max(pcard(:,card_max));
        r = zeros(n_track,1);
        xr = zeros(dxr,n_track);
        X = zeros(2,2,n_track);
        for i = 1:n_track
            if mbm_upd.table(a_best,i) > 0
                r(i) = mbm_upd.track{i}(mbm_upd.table(a_best,i)).r;
                xr(:,i) = mbm_upd.track{i}(mbm_upd.table(a_best,i)).xr;
                X(:,:,i) = mbm_upd.track{i}(mbm_upd.table(a_best,i)).V...
                    /(mbm_upd.track{i}(mbm_upd.table(a_best,i)).v-6);
            end
        end
        [~,I] = sort(r,'descend');
        card_est(t) = card_max-1;
        est{t}.xr = xr(:,I(1:card_max-1));
        est{t}.X = X(:,:,I(1:card_max-1));
        est{t}.card = sum(card_dist.*(0:length(card_dist)-1));
    end
    
    %prediction step
    %prediction for detected targets
    mbm.w = mbm_upd.w;
    mbm.table = mbm_upd.table;
    mbm.track = cellfun(@(x) arrayfun(@(x) ...
        bern_pred(x,motionmodel),x),mbm_upd.track,'uniformoutput',false);
    
    if paras.mb_birth
        %add multi-Bernoulli birth
        na = length(mbm.w);
        nt = length(mbm.track);
        mbm.table = [mbm.table ones(na,nb)];
        for i = 1:nb
            mbm.track{nt+i,1}.r = exp(birthmodel(i).w);
            mbm.track{nt+i,1}.xr = birthmodel(i).xr;
            mbm.track{nt+i,1}.Cr = birthmodel(i).Cr;
            mbm.track{nt+i,1}.V = birthmodel(i).V;
            mbm.track{nt+i,1}.v = birthmodel(i).v;
            mbm.track{nt+i,1}.alpha = birthmodel(i).alpha;
            mbm.track{nt+i,1}.beta = birthmodel(i).beta;
        end
    else
        %prediction for undetected targets
        ppp = ppp_pred(ppp,motionmodel,birthmodel);
    end
    
    t_elapsed(t) = toc;
end
fprintf('\n')

card_est = cellfun(@(x) x.card,est);
card_err = card_est - card;
%evaluate multi-target filtering performance using GOSPAs
d_gospa = zeros(T,1);
decomposed_cost = repmat(struct('localisation',[],'missed',[],'false',[]),T,1);
for t = 1:T
    x_mat.x = zeros(2,0);
    x_mat.X = zeros(2,2,0);
    for i = 1:length(gt)
        if gt(i).x_bt <= t && gt(i).x_dt >= t
            x_mat.x = [x_mat.x gt(i).xr(1:2,t-gt(i).x_bt+1)];
            x_mat.X = cat(3,x_mat.X,gt(i).X(:,:,t-gt(i).x_bt+1));
        end
    end
    y_mat.x = est{t}.xr;
    y_mat.X = est{t}.X;
    [d_gospa(t),~,decomposed_cost(t)] = ...
        GOSPA_extended(x_mat,y_mat,gospa.p,gospa.c,gospa.alpha);
end

if plot_enable
    
    figure
    plot(1:T,card,'linewidth',2)
    grid on
    hold on
    plot(1:T,card_est,'linewidth',2)
    xlabel('Time step')
    ylabel('Number of targets')
    legend('True cardinality','Estimated cardinality')
    
    figure
    subplot(2,2,1)
    plot(1:T,d_gospa,'linewidth',2)
    grid on
    xlabel('Time step')
    ylabel('GOSPA')
    subplot(2,2,2)
    plot(1:T,[decomposed_cost.localisation],'linewidth',2)
    grid on
    xlabel('Time step')
    ylabel('Localisation error')
    subplot(2,2,3)
    plot(1:T,[decomposed_cost.missed],'linewidth',2)
    grid on
    xlabel('Time step')
    ylabel('Misdetection error')
    subplot(2,2,4)
    plot(1:T,[decomposed_cost.false],'linewidth',2)
    grid on
    xlabel('Time step')
    ylabel('False detection error')
    
end

fprintf('Mean GOSPA: %.2f\n',mean(d_gospa))
fprintf('Total runtime: %.2f\n',sum(t_elapsed))

